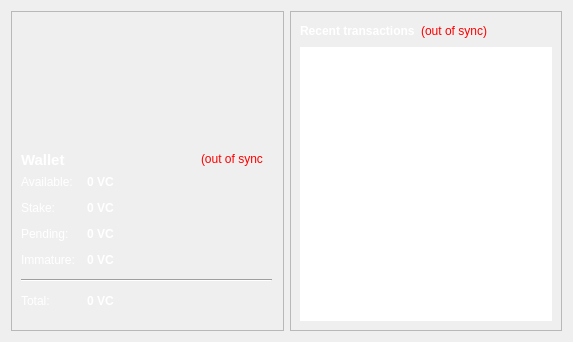
<?xml version="1.0" encoding="UTF-8"?>
<ui version="4.0">
 <class>OverviewPage</class>
 <widget class="QWidget" name="OverviewPage">
  <property name="geometry">
   <rect>
    <x>0</x>
    <y>0</y>
    <width>573</width>
    <height>342</height>
   </rect>
  </property>
  <property name="windowTitle">
   <string>Form</string>
  </property>
  <property name="styleSheet">
   <string notr="true">color: rgb(255, 255, 255);</string>
  </property>
  <layout class="QHBoxLayout" name="horizontalLayout" stretch="1,1">
   <item>
    <layout class="QVBoxLayout" name="verticalLayout_2">
     <item>
      <widget class="QFrame" name="frame">
       <property name="frameShape">
        <enum>QFrame::StyledPanel</enum>
       </property>
       <property name="frameShadow">
        <enum>QFrame::Raised</enum>
       </property>
       <widget class="QWidget" name="layoutWidget">
        <property name="geometry">
         <rect>
          <x>10</x>
          <y>164</y>
          <width>251</width>
          <height>213</height>
         </rect>
        </property>
        <layout class="QFormLayout" name="formLayout_2">
         <property name="fieldGrowthPolicy">
          <enum>QFormLayout::AllNonFixedFieldsGrow</enum>
         </property>
         <property name="horizontalSpacing">
          <number>12</number>
         </property>
         <property name="verticalSpacing">
          <number>12</number>
         </property>
         <item row="0" column="0">
          <widget class="QLabel" name="label">
           <property name="styleSheet">
            <string notr="true">color: rgb(255, 255, 255);</string>
           </property>
           <property name="text">
            <string>Available:</string>
           </property>
          </widget>
         </item>
         <item row="0" column="1">
          <widget class="QLabel" name="labelBalance">
           <property name="font">
            <font>
             <weight>75</weight>
             <bold>true</bold>
            </font>
           </property>
           <property name="cursor">
            <cursorShape>IBeamCursor</cursorShape>
           </property>
           <property name="toolTip">
            <string>Your current spendable balance</string>
           </property>
           <property name="styleSheet">
            <string notr="true">color: rgb(255, 255, 255);</string>
           </property>
           <property name="text">
            <string notr="true">0 VC</string>
           </property>
           <property name="textInteractionFlags">
            <set>Qt::LinksAccessibleByMouse|Qt::TextSelectableByKeyboard|Qt::TextSelectableByMouse</set>
           </property>
          </widget>
         </item>
         <item row="2" column="0">
          <widget class="QLabel" name="label_6">
           <property name="styleSheet">
            <string notr="true">color: rgb(255, 255, 255);</string>
           </property>
           <property name="text">
            <string>Stake:</string>
           </property>
          </widget>
         </item>
         <item row="2" column="1">
          <widget class="QLabel" name="labelStake">
           <property name="font">
            <font>
             <weight>75</weight>
             <bold>true</bold>
            </font>
           </property>
           <property name="cursor">
            <cursorShape>IBeamCursor</cursorShape>
           </property>
           <property name="toolTip">
            <string>Total of coins that was staked, and do not yet count toward the current balance</string>
           </property>
           <property name="styleSheet">
            <string notr="true">color: rgb(255, 255, 255);</string>
           </property>
           <property name="text">
            <string notr="true">0 VC</string>
           </property>
           <property name="textInteractionFlags">
            <set>Qt::LinksAccessibleByMouse|Qt::TextSelectableByKeyboard|Qt::TextSelectableByMouse</set>
           </property>
          </widget>
         </item>
         <item row="3" column="0">
          <widget class="QLabel" name="label_3">
           <property name="styleSheet">
            <string notr="true">color: rgb(255, 255, 255);</string>
           </property>
           <property name="text">
            <string>Pending:</string>
           </property>
          </widget>
         </item>
         <item row="3" column="1">
          <widget class="QLabel" name="labelUnconfirmed">
           <property name="font">
            <font>
             <weight>75</weight>
             <bold>true</bold>
            </font>
           </property>
           <property name="cursor">
            <cursorShape>IBeamCursor</cursorShape>
           </property>
           <property name="toolTip">
            <string>Total of transactions that have yet to be confirmed, and do not yet count toward the current balance</string>
           </property>
           <property name="styleSheet">
            <string notr="true">color: rgb(255, 255, 255);</string>
           </property>
           <property name="text">
            <string notr="true">0 VC</string>
           </property>
           <property name="textInteractionFlags">
            <set>Qt::LinksAccessibleByMouse|Qt::TextSelectableByKeyboard|Qt::TextSelectableByMouse</set>
           </property>
          </widget>
         </item>
         <item row="4" column="0">
          <widget class="QLabel" name="labelImmatureText">
           <property name="styleSheet">
            <string notr="true">color: rgb(255, 255, 255);</string>
           </property>
           <property name="text">
            <string>Immature:</string>
           </property>
          </widget>
         </item>
         <item row="4" column="1">
          <widget class="QLabel" name="labelImmature">
           <property name="font">
            <font>
             <weight>75</weight>
             <bold>true</bold>
            </font>
           </property>
           <property name="toolTip">
            <string>Mined balance that has not yet matured</string>
           </property>
           <property name="styleSheet">
            <string notr="true">color: rgb(255, 255, 255);</string>
           </property>
           <property name="text">
            <string notr="true">0 VC</string>
           </property>
           <property name="textInteractionFlags">
            <set>Qt::LinksAccessibleByMouse|Qt::TextSelectableByKeyboard|Qt::TextSelectableByMouse</set>
           </property>
          </widget>
         </item>
         <item row="5" column="0" colspan="2">
          <widget class="Line" name="line">
           <property name="orientation">
            <enum>Qt::Horizontal</enum>
           </property>
          </widget>
         </item>
         <item row="6" column="0">
          <widget class="QLabel" name="labelTotalText">
           <property name="styleSheet">
            <string notr="true">color: rgb(255, 255, 255);</string>
           </property>
           <property name="text">
            <string>Total:</string>
           </property>
          </widget>
         </item>
         <item row="6" column="1">
          <widget class="QLabel" name="labelTotal">
           <property name="font">
            <font>
             <weight>75</weight>
             <bold>true</bold>
            </font>
           </property>
           <property name="cursor">
            <cursorShape>IBeamCursor</cursorShape>
           </property>
           <property name="toolTip">
            <string>Your current total balance</string>
           </property>
           <property name="styleSheet">
            <string notr="true">color: rgb(255, 255, 255);</string>
           </property>
           <property name="text">
            <string notr="true">0 VC</string>
           </property>
           <property name="textInteractionFlags">
            <set>Qt::LinksAccessibleByMouse|Qt::TextSelectableByKeyboard|Qt::TextSelectableByMouse</set>
           </property>
          </widget>
         </item>
        </layout>
       </widget>
       <widget class="QLabel" name="label_5">
        <property name="geometry">
         <rect>
          <x>10</x>
          <y>140</y>
          <width>49</width>
          <height>18</height>
         </rect>
        </property>
        <property name="font">
         <font>
          <pointsize>11</pointsize>
          <weight>75</weight>
          <bold>true</bold>
         </font>
        </property>
        <property name="styleSheet">
         <string notr="true">color: rgb(255, 255, 255);</string>
        </property>
        <property name="text">
         <string>Wallet</string>
        </property>
       </widget>
       <widget class="QLabel" name="labelWalletStatus">
        <property name="geometry">
         <rect>
          <x>190</x>
          <y>140</y>
          <width>62</width>
          <height>16</height>
         </rect>
        </property>
        <property name="toolTip">
         <string>The displayed information may be out of date. Your wallet automatically synchronizes with the Venture network after a connection is established, but this process has not completed yet.</string>
        </property>
        <property name="styleSheet">
         <string notr="true">QLabel { color: red; }</string>
        </property>
        <property name="text">
         <string notr="true">(out of sync)</string>
        </property>
        <property name="alignment">
         <set>Qt::AlignLeading|Qt::AlignLeft|Qt::AlignVCenter</set>
        </property>
       </widget>
      </widget>
     </item>
    </layout>
   </item>
   <item>
    <layout class="QVBoxLayout" name="verticalLayout_3">
     <item>
      <widget class="QFrame" name="frame_2">
       <property name="frameShape">
        <enum>QFrame::StyledPanel</enum>
       </property>
       <property name="frameShadow">
        <enum>QFrame::Raised</enum>
       </property>
       <layout class="QVBoxLayout" name="verticalLayout">
        <item>
         <layout class="QHBoxLayout" name="horizontalLayout_2">
          <item>
           <widget class="QLabel" name="label_4">
            <property name="styleSheet">
             <string notr="true">color: rgb(255, 255, 255);</string>
            </property>
            <property name="text">
             <string>&lt;b&gt;Recent transactions&lt;/b&gt;</string>
            </property>
           </widget>
          </item>
          <item>
           <widget class="QLabel" name="labelTransactionsStatus">
            <property name="toolTip">
             <string>The displayed information may be out of date. Your wallet automatically synchronizes with the Venture network after a connection is established, but this process has not completed yet.</string>
            </property>
            <property name="styleSheet">
             <string notr="true">QLabel { color: red; }</string>
            </property>
            <property name="text">
             <string notr="true">(out of sync)</string>
            </property>
            <property name="alignment">
             <set>Qt::AlignRight|Qt::AlignTrailing|Qt::AlignVCenter</set>
            </property>
           </widget>
          </item>
          <item>
           <spacer name="horizontalSpacer">
            <property name="orientation">
             <enum>Qt::Horizontal</enum>
            </property>
            <property name="sizeHint" stdset="0">
             <size>
              <width>40</width>
              <height>20</height>
             </size>
            </property>
           </spacer>
          </item>
         </layout>
        </item>
        <item>
         <widget class="QListView" name="listTransactions">
          <property name="styleSheet">
           <string notr="true">QListView { background: transparent; }
color: rgb(255, 255, 255);</string>
          </property>
          <property name="frameShape">
           <enum>QFrame::NoFrame</enum>
          </property>
          <property name="verticalScrollBarPolicy">
           <enum>Qt::ScrollBarAlwaysOff</enum>
          </property>
          <property name="horizontalScrollBarPolicy">
           <enum>Qt::ScrollBarAlwaysOff</enum>
          </property>
          <property name="selectionMode">
           <enum>QAbstractItemView::NoSelection</enum>
          </property>
         </widget>
        </item>
       </layout>
      </widget>
     </item>
    </layout>
   </item>
  </layout>
 </widget>
 <resources/>
 <connections/>
</ui>
